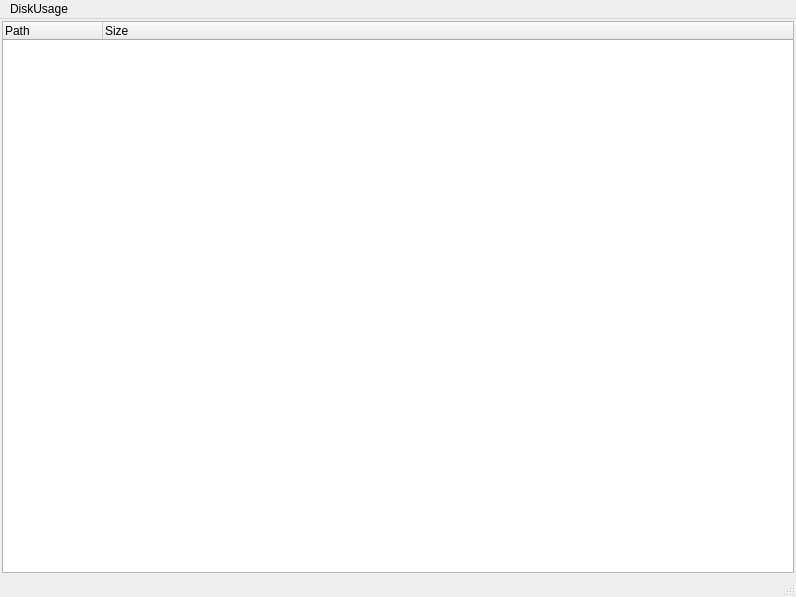
<?xml version="1.0" encoding="UTF-8"?>
<ui version="4.0">
 <author>Israel Rios</author>
 <class>MainWindow</class>
 <widget class="QMainWindow" name="MainWindow">
  <property name="geometry">
   <rect>
    <x>0</x>
    <y>0</y>
    <width>796</width>
    <height>597</height>
   </rect>
  </property>
  <property name="windowTitle">
   <string>DiskUsage</string>
  </property>
  <widget class="QWidget" name="centralwidget">
   <layout class="QVBoxLayout" name="verticalLayout">
    <property name="margin">
     <number>2</number>
    </property>
    <item>
     <widget class="QTreeWidget" name="tree">
      <property name="alternatingRowColors">
       <bool>true</bool>
      </property>
      <property name="uniformRowHeights">
       <bool>true</bool>
      </property>
      <property name="animated">
       <bool>true</bool>
      </property>
      <attribute name="headerStretchLastSection">
       <bool>true</bool>
      </attribute>
      <attribute name="headerStretchLastSection">
       <bool>true</bool>
      </attribute>
      <column>
       <property name="text">
        <string notr="true">Path</string>
       </property>
      </column>
      <column>
       <property name="text">
        <string>Size</string>
       </property>
      </column>
     </widget>
    </item>
   </layout>
  </widget>
  <widget class="QMenuBar" name="menubar">
   <property name="geometry">
    <rect>
     <x>0</x>
     <y>0</y>
     <width>796</width>
     <height>23</height>
    </rect>
   </property>
   <widget class="QMenu" name="menuDiskUsage">
    <property name="title">
     <string>DiskUsage</string>
    </property>
    <addaction name="actionAnalise"/>
    <addaction name="separator"/>
    <addaction name="actionQuit"/>
   </widget>
   <addaction name="menuDiskUsage"/>
  </widget>
  <widget class="QStatusBar" name="statusbar"/>
  <action name="actionQuit">
   <property name="text">
    <string>Quit</string>
   </property>
   <property name="shortcut">
    <string>Ctrl+Q</string>
   </property>
  </action>
  <action name="actionAnalise">
   <property name="text">
    <string>Analise</string>
   </property>
   <property name="shortcut">
    <string>Ctrl+O</string>
   </property>
  </action>
 </widget>
 <resources/>
 <connections>
  <connection>
   <sender>actionQuit</sender>
   <signal>activated()</signal>
   <receiver>MainWindow</receiver>
   <slot>close()</slot>
   <hints>
    <hint type="sourcelabel">
     <x>-1</x>
     <y>-1</y>
    </hint>
    <hint type="destinationlabel">
     <x>397</x>
     <y>298</y>
    </hint>
   </hints>
  </connection>
  <connection>
   <sender>actionAnalise</sender>
   <signal>activated()</signal>
   <receiver>MainWindow</receiver>
   <slot>execute()</slot>
   <hints>
    <hint type="sourcelabel">
     <x>-1</x>
     <y>-1</y>
    </hint>
    <hint type="destinationlabel">
     <x>397</x>
     <y>298</y>
    </hint>
   </hints>
  </connection>
 </connections>
 <slots>
  <slot>execute()</slot>
 </slots>
</ui>
